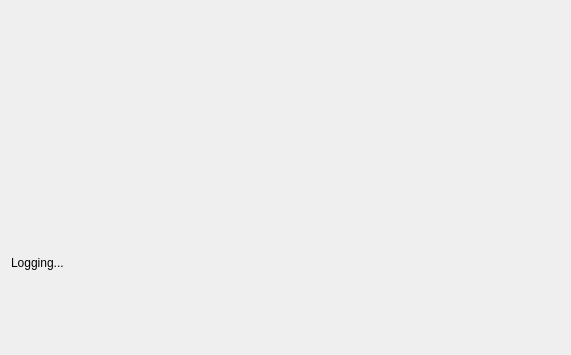
<?xml version="1.0" encoding="UTF-8"?>
<ui version="4.0">
 <class>Dialog</class>
 <widget class="QDialog" name="Dialog">
  <property name="geometry">
   <rect>
    <x>0</x>
    <y>0</y>
    <width>571</width>
    <height>355</height>
   </rect>
  </property>
  <property name="windowTitle">
   <string>Dialog</string>
  </property>
  <layout class="QGridLayout" name="gridLayout">
   <item row="0" column="0">
    <widget class="QLabel" name="label">
     <property name="text">
      <string/>
     </property>
     <property name="pixmap">
      <pixmap>LRCS.jpg</pixmap>
     </property>
     <property name="scaledContents">
      <bool>true</bool>
     </property>
     <property name="alignment">
      <set>Qt::AlignCenter</set>
     </property>
    </widget>
   </item>
   <item row="1" column="0">
    <widget class="QLabel" name="log">
     <property name="text">
      <string>Logging...</string>
     </property>
    </widget>
   </item>
  </layout>
 </widget>
 <resources/>
 <connections/>
</ui>
